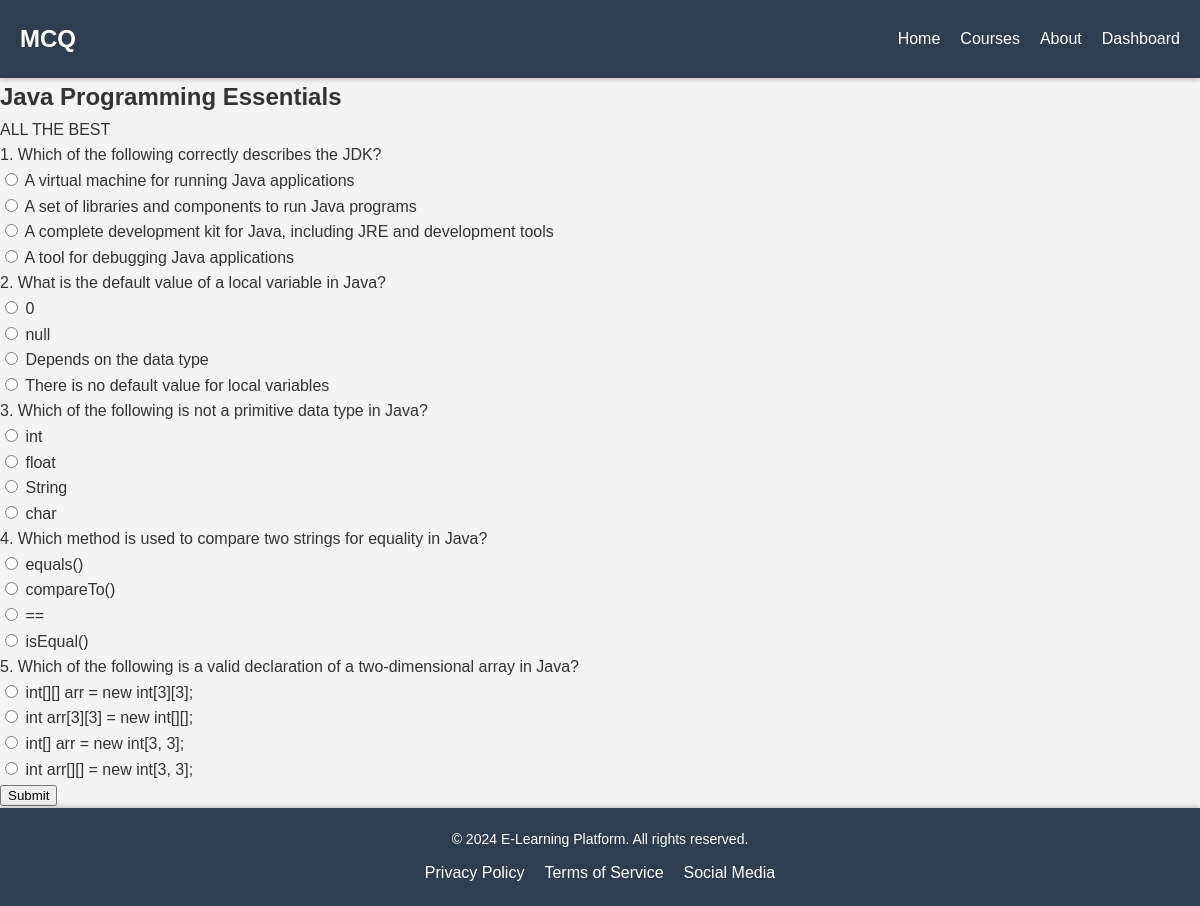
The app's page /quiz/1/ with its own data.
### main/models.py (models this page shows, shortened)
class Quiz(models.Model):
    course = models.ForeignKey(Course, on_delete=models.CASCADE)
    chapter = models.ForeignKey(Chapter, on_delete=models.CASCADE)
    title = models.CharField(max_length=200)
    description = models.TextField()

class Chapter(models.Model):
    course = models.ForeignKey(Course, related_name='chapters', on_delete=models.CASCADE)
    title = models.CharField(max_length=200)
    youtube_url = models.URLField()

class Question(models.Model):
    quiz = models.ForeignKey(Quiz, on_delete=models.CASCADE)
    question_text = models.CharField(max_length=200)
    option1 = models.CharField(max_length=100)
    option2 = models.CharField(max_length=100)
    option3 = models.CharField(max_length=100)
    option4 = models.CharField(max_length=100)
    CORRECT_OPTION_CHOICES = [
        (1, 'Option 1'),
        (2, 'Option 2'),
        (3, 'Option 3'),
        (4, 'Option 4'),
    ]
    correct_option = models.IntegerField(choices=CORRECT_OPTION_CHOICES)

### main/views.py (the view, shortened to what this page needs)
# urls.py: path('quiz/<int:chapter_id>/', views.quiz_view, name='quiz'),
def quiz_view(request, chapter_id):
    chapter = get_object_or_404(Chapter, id=chapter_id)
    quiz = get_object_or_404(Quiz, chapter=chapter)
    questions = Question.objects.filter(quiz=quiz)
    context = {
        'chapter': chapter,
        'quiz': quiz,
        'questions': questions,
    }
    return render(request, 'main/quiz.html', context)

### main/templates/main/quiz.html (shortened to what this page needs)
<!DOCTYPE html>
<html lang="en">
<head>
    {% load static %}
    <link rel="stylesheet" href="{% static 'main/styles.css' %}">
</head>
<body>
    <header>
        <h1>{{ quiz.title }}</h1>
        <nav>
            <ul>
                <li><a href="{% url 'home' %}">Home</a></li>
                <li><a href="{% url 'course_list' %}">Courses</a></li>
                <li><a href="{% url 'about' %}">About</a></li>
                <li><a href="{% url 'dashboard' %}">Dashboard</a></li>
            </ul>
        </nav>
    </header>
    <section class="quiz">
        <h2>{{ chapter.title }}</h2>
        <p>{{ quiz.description }}</p>
        <form method="post" action="">
            {% for question in questions %}
                <div class="question">
                    <p>{{ forloop.counter }}. {{ question.question_text }}</p>
                    <input type="radio" id="option1-{{ question.id }}" name="question-{{ question.id }}" value="{{ question.option1 }}">
                    <label for="option1-{{ question.id }}">{{ question.option1 }}</label><br>
                    <input type="radio" id="option2-{{ question.id }}" name="question-{{ question.id }}" value="{{ question.option2 }}">
                    <label for="option2-{{ question.id }}">{{ question.option2 }}</label><br>
                    <input type="radio" id="option3-{{ question.id }}" name="question-{{ question.id }}" value="{{ question.option3 }}">
                    <label for="option3-{{ question.id }}">{{ question.option3 }}</label><br>
                    <input type="radio" id="option4-{{ question.id }}" name="question-{{ question.id }}" value="{{ question.option4 }}">
                    <label for="option4-{{ question.id }}">{{ question.option4 }}</label><br>
                </div>
            {% endfor %}
            <button type="submit">Submit</button>
        </form>
    </section>
    <footer>
        <p>&copy; 2024 E-Learning Platform. All rights reserved.</p>
        <ul>
            <li><a href="#">Privacy Policy</a></li>
            <li><a href="#">Terms of Service</a></li>
            <li><a href="#">Social Media</a></li>
        </ul>
    </footer>
</body>
</html>

### main/static/main/styles.css (style rules this page uses)
body, h1, h2, h3, h4, p, ul, li, a { margin: 0; padding: 0; box-sizing: border-box; }
body { font-family: Arial, sans-serif; background-color: #f4f4f4; color: #333; line-height: 1.6; }
header { background-color: #2c3e50; color: #fff; padding: 20px; display: flex; justify-content: space-between; align-items: center; position: sticky; top: 0; z-index: 1000; box-shadow: 0 2px 5px rgba(0, 0, 0, 0.2); }
header h1 { font-size: 24px; font-weight: 700; }
nav ul { list-style-type: none; display: flex; gap: 20px; }
nav a { color: #fff; text-decoration: none; font-weight: 500; transition: color 0.3s; }
footer { background-color: #2c3e50; color: #fff; text-align: center; padding: 20px 0; position: relative; bottom: 0; width: 100%; box-shadow: 0 -2px 5px rgba(0, 0, 0, 0.2); }
footer p { margin-bottom: 10px; font-size: 14px; }
footer ul { list-style-type: none; display: flex; justify-content: center; gap: 20px; }
footer a { color: #fff; text-decoration: none; transition: color 0.3s; }

### records on screen
Quiz: title "MCQ", description "ALL THE BEST"
Chapter: title "Java Programming Essentials"
Question: question_text "Which of the following correctly describes the JDK?", option1 "A virtual machine for running Java applications", option2 "A set of libraries and components to run Java programs", option3 "A complete development kit for Java, including JRE and development tools", option4 "A tool for debugging Java applications"
Question: question_text "What is the default value of a local variable in Java?", option1 "0", option2 "null", option3 "Depends on the data type", option4 "There is no default value for local variables"
Question: question_text "Which of the following is not a primitive data type in Java?", option1 "int", option2 "float", option3 "String", option4 "char"
Question: question_text "Which method is used to compare two strings for equality in Java?", option1 "equals()", option2 "compareTo()", option3 "==", option4 "isEqual()"
Question: question_text "Which of the following is a valid declaration of a two-dimensional array in Java?", option1 "int[][] arr = new int[3][3];", option2 "int arr[3][3] = new int[][];", option3 "int[] arr = new int[3, 3];", option4 "int arr[][] = new int[3, 3];"
